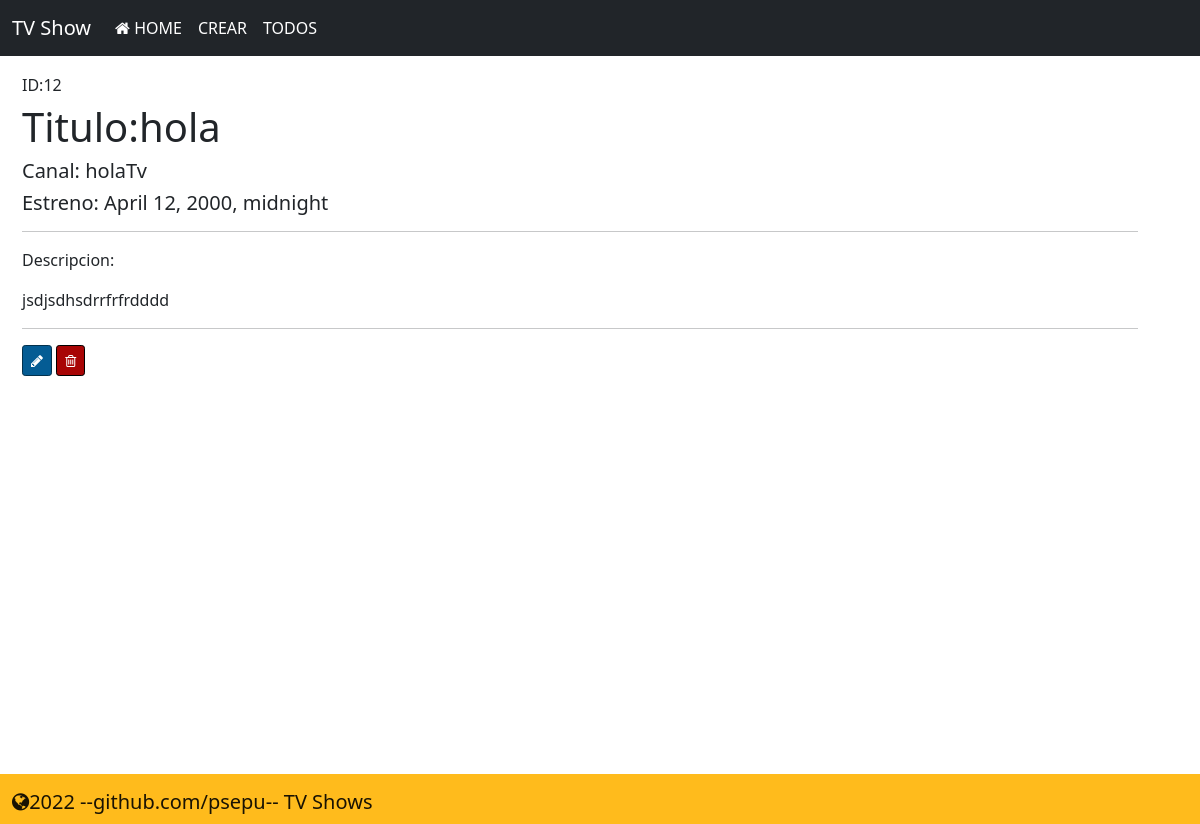
The page /show/12 on the database its author committed.
### app/models.py (models this page shows)
class Show(models.Model):
    title = models.CharField(max_length=200)
    network = models.CharField(max_length=200)
    release_date = models.DateTimeField()
    desc = models.TextField()
    created_at = models.DateTimeField(auto_now_add=True)
    updated_at = models.DateTimeField(auto_now=True)
    objects=valManager()

### app/views.py (the view)
# urls.py: path('show/<int:id>', views.show, name='show'),
def show(request, id):
    if request.method == "GET":
        contexto = {
            'show': Show.objects.get(id=id)
        }
        return render(request, 'show.html', contexto)

### app/templates/show.html (shortened to what this page needs)
{% extends "base.html"%}
{% block contenido %}
<div class="container">
    <h6> ID:{{show.id}}</h4>
    <h1>Titulo:{{show.title}}</h1>
    <h5>Canal: {{show.network}}</h5>
    <h5>Estreno: {{show.release_date}}</h5>
    <hr>
    <p>Descripcion: </p>
    <p>{{show.desc}}</p>
    <hr>
    <a href="{% url 'edit' id=show.id %}" class="btn btn-sm btn-success" style="background-color:#045C94; border-color: #02314D; color: white;"><i class="fa fa-pencil" aria-hidden="true"></i></a>
    <a href="{% url 'delete' id=show.id %}" class="btn btn-sm btn-success" style="background-color:#a80505; border-color: black; color: white;"><i class="fa fa-trash-o" aria-hidden="true"></i></a>
</div>
{% endblock %}

### app/templates/show.html (style rules this page uses)
.container { margin-top:20px; margin-left:10px; }

### rows shown on the page
Show: id "12", title "hola", network "holaTv", release_date "April 12, 2000, midnight", desc "jsdjsdhsdrrfrfrdddd"
